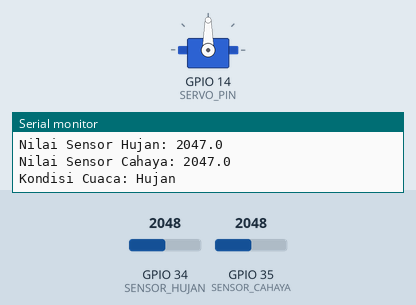
Recording of a program running on a simulated ESP32. Shown: servo, the last lines printed to the serial monitor. Inputs (shaded band) come from the test bench; at power-on: GPIO 34 (SENSOR_HUJAN) = 2048, GPIO 35 (SENSOR_CAHAYA) = 2048. WiFi joins after 1.5 s; servers stay silent unless stated.

Above: at 5.7 s.
5.8 s: GPIO 34 (SENSOR_HUJAN) set to 2266
7.3 s: GPIO 34 (SENSOR_HUJAN) set to 2403
At 7.83 s:
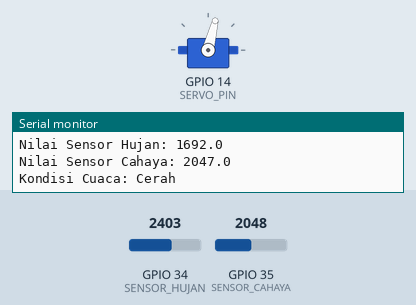
At 10.5 s:
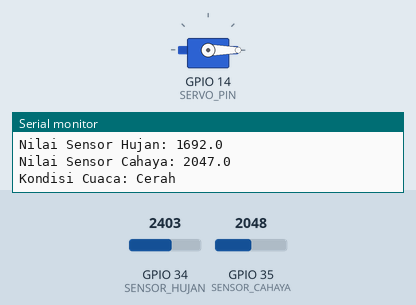
10.7 s: GPIO 35 (SENSOR_CAHAYA) set to 2164
16.7 s: GPIO 34 (SENSOR_HUJAN) set to 2047
At 17.38 s:
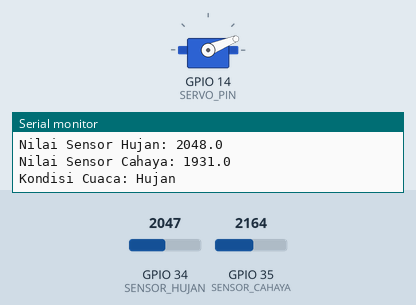
Timing chart, 0 to 20.9 s (numbered marks = the images above; inputs shaded):
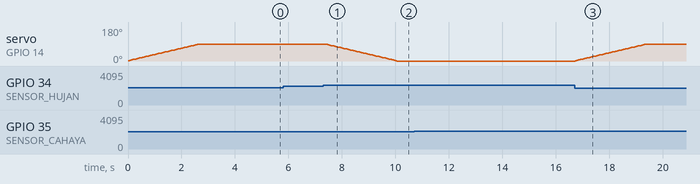

The program:

main.cpp
```cpp
#include <Arduino.h>
#include <ESP32Servo.h>
#include <UniversalTelegramBot.h>
#include <ArduinoJson.h>
#include <WiFi.h>
#include <WiFiClientSecure.h>

// Pin sensor
#define SERVO_PIN 14
#define SENSOR_HUJAN 34
#define SENSOR_CAHAYA 35

const char *ssid = "DLabs";
const char *password = "baliteam88";

// Telegram Credentials
#define BOTtoken "7249977403:AAFQDmS6vXFLegRJCoWI_8CCTErSshG44vE"
#define CHAT_ID "6868155856"

float nilaiHujan;
float nilaiCahaya;
Servo servo;

int lastAngle = 90;
int currentAngle = 0;
int targetAngle = 0;

bool notifhujan = false;
bool notifpanas = false;
bool notifmendung = false;
bool helloMessageSent = false;
bool waitForCommand = false; // Added missing semicolon
unsigned long lastTimeBotRan = 0;
const unsigned long BOT_CHECK_INTERVAL = 1000; // Added constant for bot check interval

WiFiClientSecure client;
UniversalTelegramBot bot(BOTtoken, client);

// Error handling function
void handleError(const char *errorMessage)
{
  Serial.println(errorMessage);
  // Add any additional error handling here
}

// Fungsi membership untuk hujan ringan
float hujanRingan(float x)
{
  if (x <= 800)
    return 0;
  if (x >= 1200)
    return 1;
  return (x - 800) / 400.0; // Transisi dari 800 ke 1200
}

// Fungsi membership untuk hujan sedang
float hujanSedang(float x)
{
  if (x <= 1200 || x >= 3000)
    return 0;
  if (x > 1200 && x < 2000)
    return (x - 1200) / 800.0; // Naik dari 1200 ke 2000
  if (x >= 2000 && x < 3000)
    return (3000 - x) / 1000.0; // Turun dari 2000 ke 3000
  return 0;
}

// Fungsi membership untuk hujan tinggi
float hujanTinggi(float x)
{
  if (x >= 4095)
    return 1;
  if (x <= 3000)
    return 0;
  return (x - 3000) / 1095.0; // Transisi dari 3000 ke 4095
}

// Fungsi membership cahaya
float cahayaRendah(float x)
{
  if (x <= 1000)
    return 1;
  if (x >= 2000)
    return 0;
  return (2000 - x) / 1000.0;
}

float cahayaTinggi(float x)
{
  if (x <= 2000)
    return 0;
  if (x >= 3000)
    return 1;
  return (x - 2000) / 1000.0;
}

void moveServoSmoothly(int newAngle)
{
  targetAngle = constrain(newAngle, 0, 90); // Added angle constraints

  while (currentAngle != targetAngle)
  {
    if (currentAngle < targetAngle)
    {
      currentAngle = min(currentAngle + 2, targetAngle);
    }
    else
    {
      currentAngle = max(currentAngle - 2, targetAngle);
    }

    servo.write(currentAngle);
    delay(60);
  }
}

void handleNewMessages(int numNewMessages) {
  Serial.println("Handling new messages");
  for (int i = 0; i < numNewMessages; i++) {
    String chat_id = bot.messages[i].chat_id;
    String text = bot.messages[i].text;

    Serial.print("Pesan diterima: "); Serial.println(text);
    Serial.print("Status waitForCommand: "); Serial.println(waitForCommand);

    if (text == "/start") {
      String welcome = "Selamat datang di Sistem Kontrol Jemuran Otomatis!\n";
      welcome += "Gunakan perintah berikut:\n";
      welcome += "/status - Cek status jemuran\n";
      welcome += "angkat - Mengangkat jemuran\n";
      bot.sendMessage(chat_id, welcome, "");
    }
    else if (text == "/status") {
      String status = "Status Jemuran:\n";
      status += "Nilai Hujan: " + String(nilaiHujan) + "\n";
      status += "Nilai Cahaya: " + String(nilaiCahaya) + "\n";
      status += "Posisi Servo: " + String(currentAngle) + "°";
      bot.sendMessage(chat_id, status, "");
    }
    else if (text == "angkat") {
      if (waitForCommand) {
        Serial.println("Perintah 'angkat' diterima, menggerakkan servo...");
        moveServoSmoothly(90);
        bot.sendMessage(chat_id, "Jemuran sudah diangkat! ✅", "");
        waitForCommand = false;
        notifmendung = false;
      } else {
        Serial.println("Perintah 'angkat' diabaikan karena waitForCommand = false.");
        bot.sendMessage(chat_id, "Tidak ada perintah menunggu. Jemuran tidak dalam kondisi mendung.", "");
      }
    }
  }
}


void connectWiFi()
{
  Serial.print("Connecting to WiFi: ");
  Serial.println(ssid);

  WiFi.mode(WIFI_STA);
  WiFi.begin(ssid, password);

  int attempts = 0;
  while (WiFi.status() != WL_CONNECTED && attempts < 20)
  { // Added connection timeout
    Serial.print(".");
    delay(500);
    attempts++;
  }

  if (WiFi.status() == WL_CONNECTED)
  {
    Serial.println("\nWiFi connected");
    Serial.print("IP address: ");
    Serial.println(WiFi.localIP());
  }
  else
  {
    handleError("WiFi connection failed!");
  }
}

void setup()
{
  Serial.begin(115200);
  client.setCACert(TELEGRAM_CERTIFICATE_ROOT);

  analogSetAttenuation(ADC_11db);

  pinMode(SENSOR_HUJAN, INPUT);
  pinMode(SENSOR_CAHAYA, INPUT);

  servo.setPeriodHertz(50);

  servo.attach(SERVO_PIN, 500, 2400);
  if (!servo.attached())
  {
    handleError("Servo attachment failed!");
  }
  else
  {
    Serial.println("Servo attached successfully!");
  }
  ESP32PWM::allocateTimer(0);
  ESP32PWM::allocateTimer(1);
  ESP32PWM::allocateTimer(2);
  ESP32PWM::allocateTimer(3);
  moveServoSmoothly(90);

  connectWiFi();

  if (!helloMessageSent)
  {
    bot.sendMessage(CHAT_ID, "Sistem Jemuran Otomatis telah aktif! 🚀", "");
    helloMessageSent = true;
  }
}

void loop()
{
  nilaiHujan = 4095 - analogRead(SENSOR_HUJAN);
  nilaiCahaya = 4095 - analogRead(SENSOR_CAHAYA);

  // Hitung derajat keanggotaan fuzzy
  float hujan_tinggi = hujanTinggi(nilaiHujan);
  float hujan_sedang = hujanSedang(nilaiHujan);
  float cahaya_rendah = cahayaRendah(nilaiCahaya);
  float cahaya_tinggi = cahayaTinggi(nilaiCahaya);

  Serial.printf("Nilai Sensor Hujan: %.1f\nNilai Sensor Cahaya: %.1f\n", nilaiHujan, nilaiCahaya);
  Serial.print("Kondisi Cuaca: ");
  if (WiFi.status() != WL_CONNECTED)
  {
    Serial.println("WiFi disconnected. Reconnecting...");
    connectWiFi();
  }

  // Cek kondisi hujan terlebih dahulu
  if (hujan_tinggi >= 0.5 || hujan_sedang >= 0.7)
  {
    Serial.println("Hujan");
    moveServoSmoothly(90);
    if (!notifhujan)
    {
      bot.sendMessage(CHAT_ID, "Hujan terdeteksi ⛈️, jemuran otomatis diangkat!", "");
      notifhujan = true;
      notifmendung = false;
      notifpanas = false;
      waitForCommand = false;
    }
  }
  // Jika tidak hujan, cek kondisi cahaya
  else if (cahaya_rendah < cahaya_tinggi)
  {
    Serial.println("Cerah");
    moveServoSmoothly(0);
    if (!notifpanas)
    {
      bot.sendMessage(CHAT_ID, "☀️ Cuaca Cerah, Jemuran akan diturunkan!", "");
      notifpanas = true;
      notifhujan = false;
      notifmendung = false;
      waitForCommand = false;
    }
  }
  else
  {
    Serial.println("Mendung");
    if (!notifmendung)
    {
      bot.sendMessage(CHAT_ID, "Cuaca mendung 🌥️, ketik 'angkat' untuk mengangkat jemuran", "");
      notifmendung = true;
      notifhujan = false;
      notifpanas = false;
      waitForCommand = true;
    }
  }

  if (millis() - lastTimeBotRan > BOT_CHECK_INTERVAL)
  {
    int numNewMessages = bot.getUpdates(bot.last_message_received + 1);
    if (numNewMessages > 0)
    {
      handleNewMessages(numNewMessages);
    }
    lastTimeBotRan = millis();
  }

  vTaskDelay(pdMS_TO_TICKS(500));
}
```

rain.cpp
```cpp
#include "rain.h"

Rain::Rain(int sensorPinRain) : sensorPinRain(sensorPinRain),
                                numReadings(10),
                                readIndex(0),
                                total(0),
                                average(0)
{
    for (int i = 0; i < numReadings; i++)
    {
        readings[i] = 0;
    }
}
int Rain::readSensor()
{
    // Baca nilai sensor
    int sensorValue = analogRead(sensorPinRain);
    sensorValue = max(0, 4095 - sensorValue); // Ubah 1023 menjadi 4095 untuk ESP32

    total -= readings[readIndex];
    readings[readIndex] = sensorValue;
    total += readings[readIndex];
    readIndex = (readIndex + 1) % numReadings;
    std::sort(readings, readings + numReadings);
    average = readings[numReadings / 2];

    return average;
}
// int Cahaya::readSensor() {
//     int sensorValue = analogRead(_sensorPin);

//     _total -= _readings[_readIndex];
//     _readings[_readIndex] = sensorValue;
//     _total += _readings[_readIndex];
//     _readIndex = (_readIndex + 1) % _numReadings;
//     std::sort(_readings, _readings + _numReadings);
//     _average = _readings[_numReadings / 2];

//     return _average;
// }
```

rain.h
```cpp
#ifndef RAIN_H
#define RAIN_H

#include <Arduino.h>

class Rain
{
public:
    Rain(int sensorPinRain);
    int readSensor();

private:
    int sensorPinRain;
    int numReadings;
    int readings[20];
    int readIndex;
    int total;
    int average;
};

#endif
```

cahaya.cpp
```cpp
#include "cahaya.h"

Cahaya::Cahaya(int sensorPin) : _sensorPin(sensorPin),
                                _numReadings(10),
                                _readIndex(0),
                                _total(0),
                                _average(0)
{
    for (int i = 0; i < _numReadings; i++)
    {
        _readings[i] = 0;
    }
}
int Cahaya::readSensor()
{
    int sensorValue = analogRead(_sensorPin);
    sensorValue = max(0, 1023 - sensorValue);
    _total -= _readings[_readIndex];
    _readings[_readIndex] = sensorValue;
    _total += _readings[_readIndex];
    _readIndex = (_readIndex + 1) % _numReadings;
    std::sort(_readings, _readings + _numReadings);
    _average = _readings[_numReadings / 2];

    return _average;
}
// int Cahaya::readSensor() {
//     int sensorValue = analogRead(_sensorPin);

//     _total -= _readings[_readIndex];
//     _readings[_readIndex] = sensorValue;
//     _total += _readings[_readIndex];
//     _readIndex = (_readIndex + 1) % _numReadings;
//     std::sort(_readings, _readings + _numReadings);
//     _average = _readings[_numReadings / 2];

//     return _average;
// }
```

cahaya.h
```cpp
#ifndef CAHAYA_H
#define CAHAYA_H

#include <Arduino.h>

class Cahaya
{
public:
    Cahaya(int sensorPin);
    int readSensor();

private:
    int _sensorPin;
    int _numReadings;
    int _readings[10];
    int _readIndex;
    int _total;
    int _average;
};

#endif
```

Measured:
- the behaviour switches between 2334 and 2335 on GPIO 34 (SENSOR_HUJAN) (found by bisection; images 0 and 1)
- after the input at 7.3 s, servo on GPIO 14 (SERVO_PIN): moves from 90° to 0° over 2.6 s, starting after 0.11 s
- after the input at 16.7 s, servo on GPIO 14 (SERVO_PIN): moves from 0° to 90° over 2.6 s, starting at once
